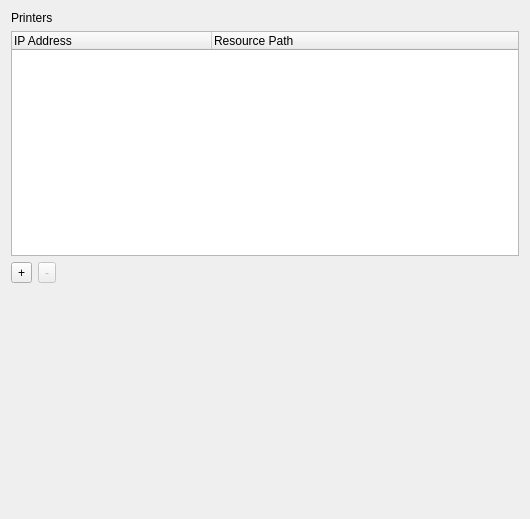
<?xml version="1.0" encoding="UTF-8"?>
<ui version="4.0">
 <class>AirPrintForm</class>
 <widget class="QWidget" name="AirPrintForm">
  <property name="geometry">
   <rect>
    <x>0</x>
    <y>0</y>
    <width>530</width>
    <height>519</height>
   </rect>
  </property>
  <property name="windowTitle">
   <string>Form</string>
  </property>
  <layout class="QVBoxLayout" name="verticalLayout_8">
   <item>
    <widget class="QLabel" name="label">
     <property name="text">
      <string>Printers</string>
     </property>
     <property name="wordWrap">
      <bool>true</bool>
     </property>
    </widget>
   </item>
   <item>
    <widget class="QTreeWidget" name="printerTreeWidget">
     <property name="editTriggers">
      <set>QAbstractItemView::NoEditTriggers</set>
     </property>
     <property name="showDropIndicator" stdset="0">
      <bool>false</bool>
     </property>
     <property name="alternatingRowColors">
      <bool>true</bool>
     </property>
     <property name="rootIsDecorated">
      <bool>false</bool>
     </property>
     <property name="columnCount">
      <number>2</number>
     </property>
     <attribute name="headerDefaultSectionSize">
      <number>200</number>
     </attribute>
     <column>
      <property name="text">
       <string>IP Address</string>
      </property>
     </column>
     <column>
      <property name="text">
       <string>Resource Path</string>
      </property>
     </column>
    </widget>
   </item>
   <item>
    <layout class="QHBoxLayout" name="horizontalLayout_3">
     <item>
      <widget class="QToolButton" name="addPrinter">
       <property name="text">
        <string>+</string>
       </property>
      </widget>
     </item>
     <item>
      <widget class="QToolButton" name="removePrinter">
       <property name="enabled">
        <bool>false</bool>
       </property>
       <property name="text">
        <string>-</string>
       </property>
      </widget>
     </item>
     <item>
      <spacer name="horizontalSpacer_3">
       <property name="orientation">
        <enum>Qt::Horizontal</enum>
       </property>
       <property name="sizeHint" stdset="0">
        <size>
         <width>40</width>
         <height>20</height>
        </size>
       </property>
      </spacer>
     </item>
    </layout>
   </item>
   <item>
    <spacer name="verticalSpacer">
     <property name="orientation">
      <enum>Qt::Vertical</enum>
     </property>
     <property name="sizeHint" stdset="0">
      <size>
       <width>20</width>
       <height>40</height>
      </size>
     </property>
    </spacer>
   </item>
  </layout>
 </widget>
 <resources/>
 <connections/>
</ui>
